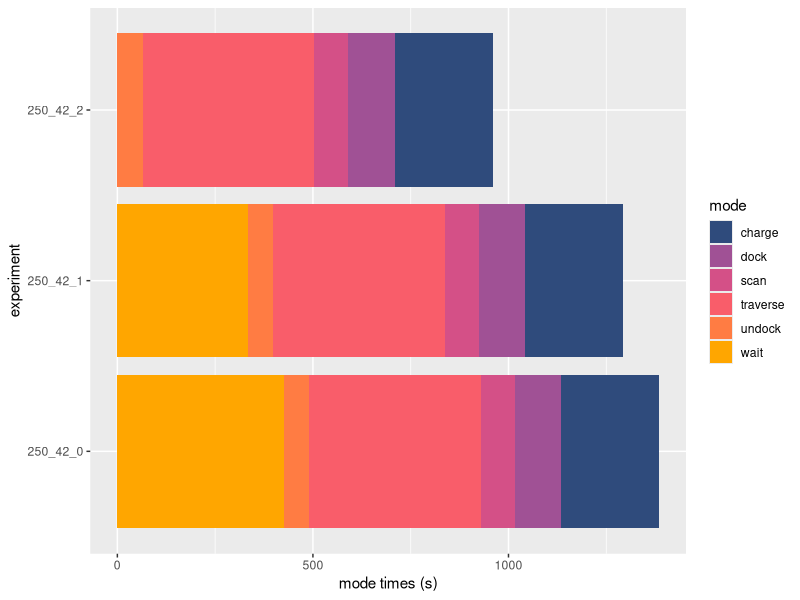

This chart was generated by the following R code:
library(ggplot2)

gen_plot <- function(plotPointsPre, y_name, x_name, filename) {
    finalPlot <- plotPointsPre + coord_flip() + xlab(x_name) + ylab(y_name)
    ggsave(finalPlot, file = filename, width=6, height=4)
}

input <- read.csv(file = "modes_basic.csv", header = TRUE, sep = ",")

ggp <- ggplot(input, aes(x = experiment, y = mode_time, fill = mode)) + geom_bar(position = "stack", stat = "identity") + scale_fill_manual("mode", values = c("charge" = "#2f4b7c", "dock" = "#a05195", "scan" = "#d45087", "traverse" = "#f95d6a", "undock" = "#ff7c43", "wait" = "#ffa600"))

gen_plot(ggp, "mode times (s)", "experiment", "mode_times_basic.png")
